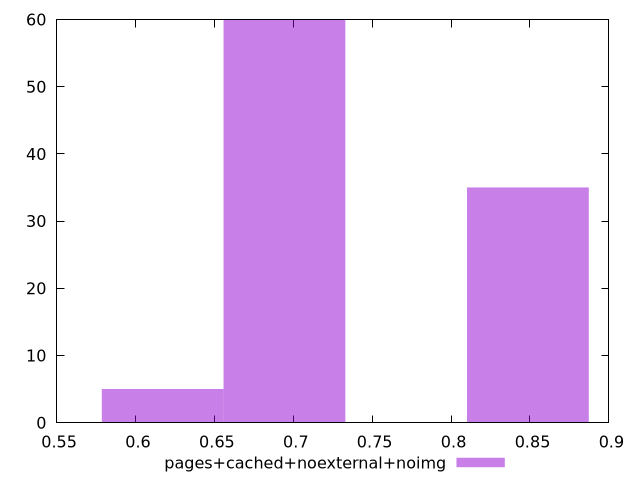

Reproduce this figure in gnuplot.
$_pagesCachedNoexternalNoimg <<EOF
0.8486855635935071 35
0.6943790974855967 60
0.6172258644316415 5
EOF
set key outside below
set terminal pngcairo
set output "report_00004_2020-11-02T20-21-41.718Z/render-blocking-resources/pages+cached+noexternal+noimg//hist.png"
set yrange [0:60]
set boxwidth 0.07715323305395519
set style fill transparent solid 0.5 noborder
plot $_pagesCachedNoexternalNoimg title "pages+cached+noexternal+noimg" with boxes ,
